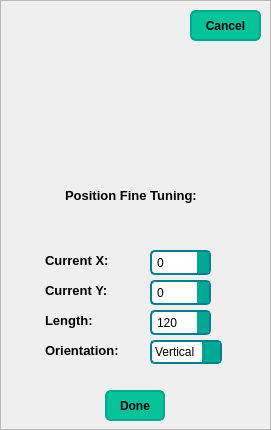
       <widget class="QFrame" name="frmEditRoadPos">
        <property name="minimumSize">
         <size>
          <width>271</width>
          <height>0</height>
         </size>
        </property>
        <property name="maximumSize">
         <size>
          <width>271</width>
          <height>16777215</height>
         </size>
        </property>
        <property name="styleSheet">
         <string notr="true">#frmEditRoadPos {
    background-color: rgb(121, 219, 172); /* Light gray background */
    color: black; /* Default text color */
    border: 4px solid #05668D; /* Darker and thicker border */
    border-radius: 12px; /* Slightly larger rounded corners */
    padding: 8px; /* More padding for spacing */
}

/* Button styles with enhanced borders */
QPushButton {
    background-color: #02C39A; /* Dark background for contrast */
    color: black;
    border: 2px solid #00A896; /* Thicker border around buttons */
    border-radius: 6px;
    padding: 6px;
    font-weight: bold;
}

/* Hover and pressed states for buttons */
QPushButton:hover {
    background-color: #F0F3BD;
}
QPushButton:pressed {
    background-color: #02C39A;
}

/* Label styles with a larger font size */
QLabel {
    color: black;
    font-size: 13px;
    font-weight: bold;
    padding: 2px;
}
/* SpinBox styling with an enhanced border */
QSpinBox {
    background-color: #ffffff;
    border: 2px solid #028090;
    border-radius: 5px;
    padding: 3px;
}

/* Up and down button customization */
QSpinBox::up-button, QSpinBox::down-button {
    background-color: #00A896;
    width: 12px;
    height: 12px;
}

QSpinBox::up-arrow {
    width: 8px;
    height: 8px;
    image: url(:/images/arrow-up.png); 
}
QSpinBox::down-arrow {
	width: 8px;
    height: 8px;
    image: url(:/images/arrow-down.png); 
}

/* ComboBox styling with a bolder border */
QComboBox {
    background-color: #ffffff;
    border: 2px solid #028090;
    border-radius: 5px;
    padding: 3px;
}

QComboBox::drop-down {
    border: none;
    background-color: #00A896;
    width: 18px;
}

QComboBox QAbstractItemView {
    background-color: #e0e0e0;
    selection-background-color: #444444;
    selection-color: white;
}

/* ComboBox popup list */
QComboBox::down-arrow {
	width: 8px;
    height: 8px;
    image: url(:/images/arrow-down.png); /* Replace with down arrow icon if needed */
}</string>
        </property>
        <property name="frameShape">
         <enum>QFrame::StyledPanel</enum>
        </property>
        <property name="frameShadow">
         <enum>QFrame::Raised</enum>
        </property>
        <widget class="QPushButton" name="btnCancelRoad">
         <property name="geometry">
          <rect>
           <x>190</x>
           <y>10</y>
           <width>71</width>
           <height>31</height>
          </rect>
         </property>
         <property name="text">
          <string>Cancel</string>
         </property>
        </widget>
        <widget class="QSpinBox" name="spnRoadEditX">
         <property name="geometry">
          <rect>
           <x>150</x>
           <y>250</y>
           <width>61</width>
           <height>25</height>
          </rect>
         </property>
         <property name="buttonSymbols">
          <enum>QAbstractSpinBox::UpDownArrows</enum>
         </property>
         <property name="maximum">
          <number>1616</number>
         </property>
        </widget>
        <widget class="QLabel" name="label_174">
         <property name="geometry">
          <rect>
           <x>60</x>
           <y>180</y>
           <width>141</width>
           <height>31</height>
          </rect>
         </property>
         <property name="text">
          <string>Position Fine Tuning:</string>
         </property>
        </widget>
        <widget class="QLabel" name="label_175">
         <property name="geometry">
          <rect>
           <x>40</x>
           <y>310</y>
           <width>61</width>
           <height>21</height>
          </rect>
         </property>
         <property name="text">
          <string>Length:</string>
         </property>
         <property name="alignment">
          <set>Qt::AlignLeading|Qt::AlignLeft|Qt::AlignVCenter</set>
         </property>
        </widget>
        <widget class="QLabel" name="label_176">
         <property name="geometry">
          <rect>
           <x>40</x>
           <y>340</y>
           <width>81</width>
           <height>21</height>
          </rect>
         </property>
         <property name="text">
          <string>Orientation:</string>
         </property>
        </widget>
        <widget class="QLabel" name="label_178">
         <property name="geometry">
          <rect>
           <x>40</x>
           <y>280</y>
           <width>81</width>
           <height>21</height>
          </rect>
         </property>
         <property name="text">
          <string>Current Y:</string>
         </property>
        </widget>
        <widget class="QSpinBox" name="spnRoadEditY">
         <property name="geometry">
          <rect>
           <x>150</x>
           <y>280</y>
           <width>61</width>
           <height>25</height>
          </rect>
         </property>
         <property name="buttonSymbols">
          <enum>QAbstractSpinBox::UpDownArrows</enum>
         </property>
         <property name="maximum">
          <number>1056</number>
         </property>
        </widget>
        <widget class="QComboBox" name="cmbRoadOrientation">
         <property name="geometry">
          <rect>
           <x>150</x>
           <y>340</y>
           <width>72</width>
           <height>24</height>
          </rect>
         </property>
         <item>
          <property name="text">
           <string>Vertical</string>
          </property>
         </item>
         <item>
          <property name="text">
           <string>Horizontal</string>
          </property>
         </item>
        </widget>
        <widget class="QPushButton" name="btnBuildRoad">
         <property name="geometry">
          <rect>
           <x>105</x>
           <y>390</y>
           <width>60</width>
           <height>31</height>
          </rect>
         </property>
         <property name="text">
          <string>Done</string>
         </property>
        </widget>
        <widget class="QLabel" name="label_177">
         <property name="geometry">
          <rect>
           <x>40</x>
           <y>250</y>
           <width>81</width>
           <height>21</height>
          </rect>
         </property>
         <property name="text">
          <string>Current X:</string>
         </property>
        </widget>
        <widget class="QSpinBox" name="spnRoadEditLength">
         <property name="geometry">
          <rect>
           <x>150</x>
           <y>310</y>
           <width>61</width>
           <height>25</height>
          </rect>
         </property>
         <property name="buttonSymbols">
          <enum>QAbstractSpinBox::UpDownArrows</enum>
         </property>
         <property name="minimum">
          <number>50</number>
         </property>
         <property name="maximum">
          <number>1056</number>
         </property>
         <property name="value">
          <number>120</number>
         </property>
        </widget>
       </widget>
